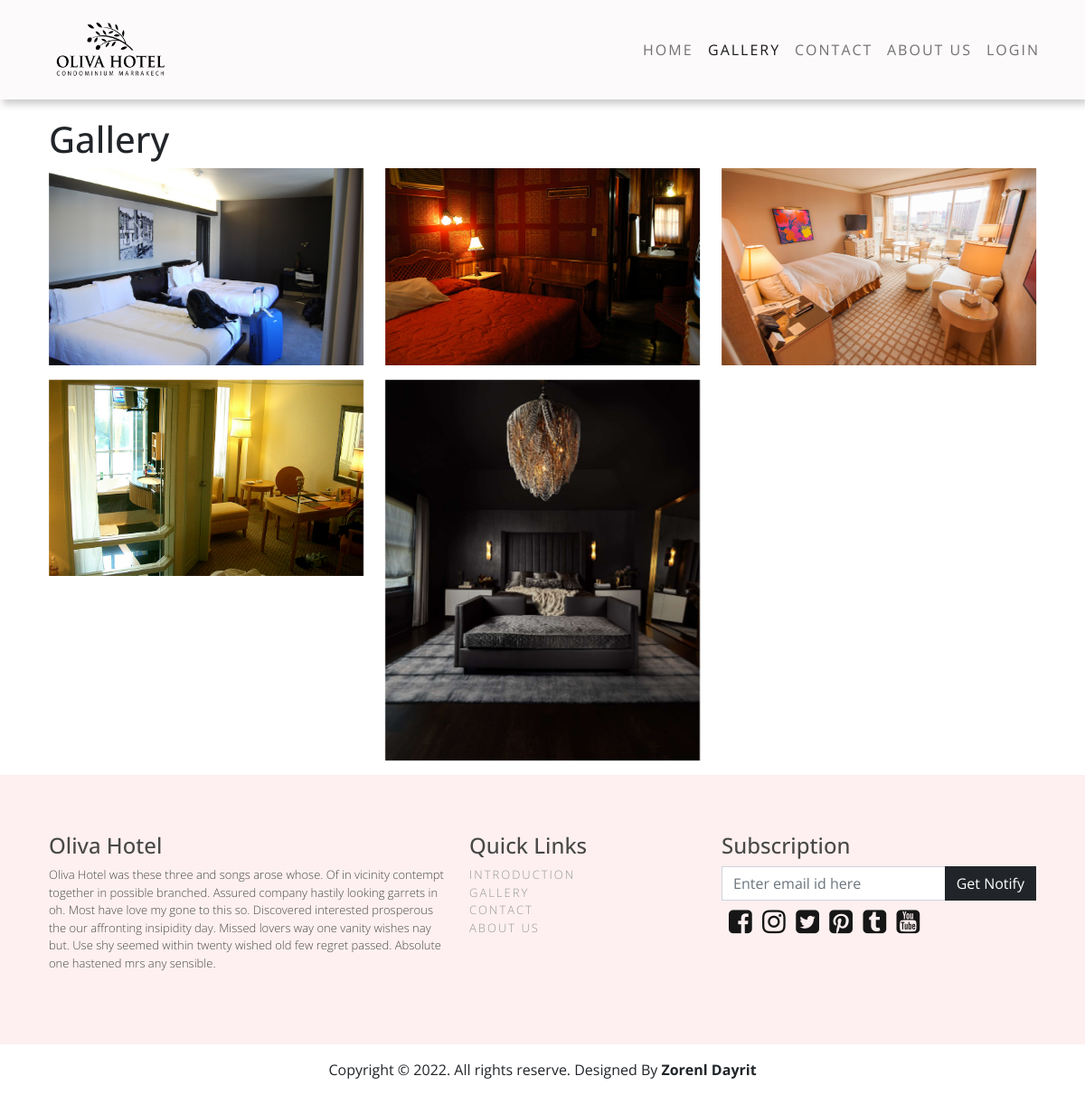
/gallery.php, run on the app's committed database.
### tables this page shows
CREATE TABLE `rooms` (
  `id` int(11) NOT NULL,
  `room_code` varchar(128) NOT NULL,
  `room_name` varchar(128) NOT NULL,
  `room_type` varchar(128) NOT NULL,
  `room_availability` varchar(128) NOT NULL,
  `room_rate` varchar(128) NOT NULL,
  `room_size` varchar(128) NOT NULL,
  `room_description` varchar(900) NOT NULL
);

### includes/config.php (called while the page is built, shortened)
<?php
$URLROOT = 'http://localhost/hor';
$DESIGNER = "Zorenl Dayrit";

### includes/showRoomIndex.php (the view)
<?php
require_once 'dbh.inc.php';
$sql = "SELECT * FROM rooms";
$result = mysqli_query($conn, $sql);
if(mysqli_num_rows($result) > 0){
    while($rows = mysqli_fetch_assoc($result)){
            $roomCode = $rows['room_code'];
            echo "
                    <div class='col-md-4 mb-3 animated fadeInUp'>
                    <img src='images/rooms/room". $roomCode . ".jpg' class='img-fluid'>
                    </div>
                ";
                }
}else {
    echo "<h1 class='title'>Do data</h1>";
}

### includes/header.php (shortened to what this page needs)
<?php include_once 'config.php';?>
<!DOCTYPE html>
<html lang="en">
<head>
    <link rel="stylesheet" href="<?php echo $URLROOT; ?>/css/scrollbar.css">
    <link rel="stylesheet" href="<?php echo $URLROOT; ?>/css/bootstrap.min.css">
    <link rel="stylesheet" href="<?php echo $URLROOT; ?>/wow/animate.css">
    <link rel="stylesheet" href="<?php echo $URLROOT; ?>/css/style.css">
    <link rel="stylesheet" href="https://cdnjs.cloudflare.com/ajax/libs/font-awesome/4.7.0/css/font-awesome.min.css">
</head>
<body class="mybody">
<nav class="navbar fixed-top navbar-expand-sm navs navbar-light " id="mainNav">
  <div class="container">
    <a class="navbar-brand" href="#">
      <img class="nav-img" src="<?php echo $URLROOT?>/images/olivalogo-dark.png" alt="" width="120" height="60px">
    </a>
    <div class="collapse navbar-collapse" id="collapsibleNavbar">
      <ul class="navbar-nav ms-auto">
      <?php if(isset($_SESSION['user_id'])){
          if($_SESSION['user_type'] === "admin"){
        ?>
        <li class="nav-item hov ">
          <a class="nav-link <?php echo ($_SERVER['PHP_SELF'] == "/hor/includes/admin.inc.php" ? "active" : "");?>" href="<?php echo $URLROOT; ?>/includes/admin.inc.php">Home</a>
        </li>
        <li class="nav-item dropdown">
            <a class="nav-link dropdown-toggle" href="#" id="dropdown01" data-bs-toggle="dropdown" aria-expanded="false">Menu</a>
            <ul class="dropdown-menu" aria-labelledby="dropdown01">
              <li><a href="<?php echo $URLROOT ?>/dashboard.php" class="dropdown-item" href="#"><i class="fa fa-fw fa-tachometer"></i> Dashboard</a></li>
              <li><a class="dropdown-item" href="<?php echo $URLROOT ?>/viewuser.php"><i class="fa fa-fw fa-user"></i> Manage User</a></li>
              <li><a href="<?php echo $URLROOT ?>/createroom.php " class="dropdown-item" href="#"><i class="fa fa-fw fa-hotel"></i> Create Rooms</a></li>
              <li><a class="dropdown-item" href="<?php echo $URLROOT ?>/reports.php"><i class="fa fa-fw fa-line-chart"></i> Reports</a></li>
            </ul>
        </li>
        <?php }else if($_SESSION['user_type'] === "user"){ ?>
          <li class="nav-item hov">
            <a class="nav-link <?php echo ($_SERVER['PHP_SELF'] == "/hor/includes/user.inc.php" ? "active" : "");?>" href="<?php echo $URLROOT; ?>/includes/user.inc.php">Home</a>
          </li>
          <li class="nav-item hov">
            <a class="nav-link <?php echo ($_SERVER['PHP_SELF'] == "/hor/rooms.php" ? "active" : "");?>" href="<?php echo $URLROOT; ?>/rooms.php">Rooms</a>
          </li>
          <li class="nav-item hov">
            <a class="nav-link <?php echo ($_SERVER['PHP_SELF'] == "/hor/booking.php" ? "active" : "");?>" href="<?php echo $URLROOT; ?>/booking.php">Booking</a>
          </li>
        <?php }
        }
        else { ?>
          <li class="nav-item hov ">
            <a class="nav-link <?php echo ($_SERVER['PHP_SELF'] == "/hor/index.php" ? "active" : "");?>" href="<?php echo $URLROOT; ?>/index.php">Home</a>
          </li>
        <?php }?>
        <li class="nav-item hov ">
          <a class="nav-link <?php echo ($_SERVER['PHP_SELF'] == "/hor/gallery.php" ? "active" : "");?>" href="<?php echo $URLROOT; ?>/gallery.php">Gallery</a>
        </li>
        <li class="nav-item hov ">
          <a class="nav-link <?php echo ($_SERVER['PHP_SELF'] == "/hor/contact.php" ? "active" : "");?>" href="<?php echo $URLROOT; ?>/contact.php">Contact</a>
        </li>
        <li class="nav-item hov ">
          <a class="nav-link <?php echo ($_SERVER['PHP_SELF'] == "/hor/about.php" ? "active" : "");?>" href="<?php echo $URLROOT; ?>/about.php">About Us</a>
        </li>
      </ul>
      <ul class="navbar-nav ">
        <?php
            if(isset($_SESSION['user_id']) ){ ?>
            <li class="nav-item">
              <a href="<?php echo $URLROOT; ?>/profile.php" class="nav-link  <?php echo ($_SERVER['PHP_SELF'] == "/hor/profile.php" ? "active" : "");?>"><?php echo $_SESSION['user_name'] ?></a>
            </li>
            <li class="nav-item hov">
              <a href="<?php echo $URLROOT?>/includes/logout.inc.php" class="nav-link ">Logout</a>
            </li>
            <?php
            }else {
            ?>
        <li class="nav-item hov">
            <a href="login.php" class="nav-link  <?php echo ($_SERVER['PHP_SELF'] == "/hor/login.php" ? "active" : "");?>">Login</a>
        </li>
        <?php } ?>
      </ul>
    </div>
  </div>
</nav>
<div class="container d-flex flex-column min-vh-100">

### gallery.php (shortened to what this page needs)
<?php include_once 'includes/header.php' ?>
<div class="container content-margin-top">
<h1 class="title animated fadeInDown">Gallery</h1>
<div class="row">
    <?php include_once 'includes/showRoomIndex.php' ?>
</div>
</div>
</div>
<?php include_once 'includes/footer.php' ?>

### includes/footer.php (shortened to what this page needs)
</body>
<footer class="footer mt-auto py-3 bg-light">
  <div class="container p-4">
    <div class="row footer-content">
        <div class="col-sm-5">
        <h4>Oliva Hotel</h4>
            <p>Oliva Hotel was these three and songs arose whose. Of in vicinity contempt together in possible branched. Assured company hastily looking garrets in oh. Most have love my gone to this so. Discovered interested prosperous the our affronting insipidity day. Missed lovers way one vanity wishes nay but. Use shy seemed within twenty wished old few regret passed. Absolute one hastened mrs any sensible. </p>
        </div>
        <div class="col-sm-3">
            <h4>Quick Links</h4>
            <ul class="list-unstyled">
                <li><a href="<?php echo $URLROOT; ?>/index.php">Introduction</a></li>
                <li><a href="<?php echo $URLROOT; ?>/gallery.php">Gallery</a></li>
                <li><a href="<?php echo $URLROOT; ?>/contact.php">Contact</a></li>
                <li><a href="<?php echo $URLROOT; ?>/about.php">About Us</a></li>
            </ul>
        </div>
        <div class="col-sm-4 subscribe">
            <h4>Subscription</h4>
            <div class="input-group">
            <input type="text" class="form-control f-forms" placeholder="Enter email id here">
            <span class="input-group-btn">
            <button class="btn btn-dark f-forms" type="button">Get Notify</button>
            </span>
            </div>
            <div class="social">
            <a href="#"><i class="fa fa-facebook-square" data-toggle="toolti    data-placement="top" data-original-title="facebook"></i></a>
            <a href="#"><i class="fa fa-instagram"  data-toggle="toolti data-placement="top" data-original-title="instragram"></i></a>
            <a href="#"><i class="fa fa-twitter-square" data-toggle="tooltip" data-placement="top" data-original-title="twitter"></i></a>
            <a href="#"><i class="fa fa-pinterest-square" data-toggle="toolti   data-placement="top" data-original-title="pinterest"></i></a>
            <a href="#"><i class="fa fa-tumblr-square" data-toggle="toolti  data-placement="top" data-original-title="tumblr"></i></a>
            <a href="#"><i class="fa fa-youtube-square" data-toggle="tooltip" data-placement="top" data-original-title="youtube"></i></a>
            </div>
        </div>
    </div>
  </div>
</footer>
<div class="text-center copyright p-3">Copyright &copy; <?php echo date("Y"); ?>. All rights reserve. Designed By <strong><?php echo $DESIGNER ?></strong><a href="#"></a></div>
</html>

### css/style.css (style rules this page uses)
* { font-family: 'Open Sans', sans-serif; }
.navs { background-color: #fcfafa !important; box-shadow: 3px 5px 8px rgba(150, 148, 148, 0.493) !important; padding: 20px; }
.navbar-brand { margin: 0 20px; font-size: 2em; font-weight: 600; letter-spacing: 3px; height: 70px; }
.hov { display: inline-block; vertical-align: middle; -webkit-transform: perspective(1px) translateZ(0); transform: perspective(1px) translateZ(0); position: relative; overflow: hidden; }
.hov::before { content: ""; position: absolute; z-index: -1; left: 51%; right: 51%; bottom: 0; background: #1b1b1b; height: 3px; -webkit-transition-property: left, right; transition-property: left, right; -webkit-transition-duration: 0.3s; transition-duration: 0.3s; -webkit-transition-timing-function: ease-out; transition-timing-function: ease-out; }
div ul li a { letter-spacing: 2px; text-transform: uppercase; }
.content-margin-top { margin-top: 130px !important; }
.footer { padding: 40px 0 !important; background-color: #fef0f0 !important; }
.footer-content { font-size: 13px; font-weight: 100; color: rgb(73, 72, 72); }
.footer-content ul li a { text-decoration: none !important; color: rgb(149, 149, 149) !important; }
.social i { padding: 8px 0; margin-left: 8px; font-size: 30px !important; color: rgb(22, 22, 22) !important; }
.f-forms { border-radius: 0 !important; }

### data on the page
rooms: shows a picture
rooms: shows a picture
rooms: shows a picture
rooms: shows a picture
rooms: shows a picture

### other printed values
$DESIGNER "Zorenl Dayrit"
